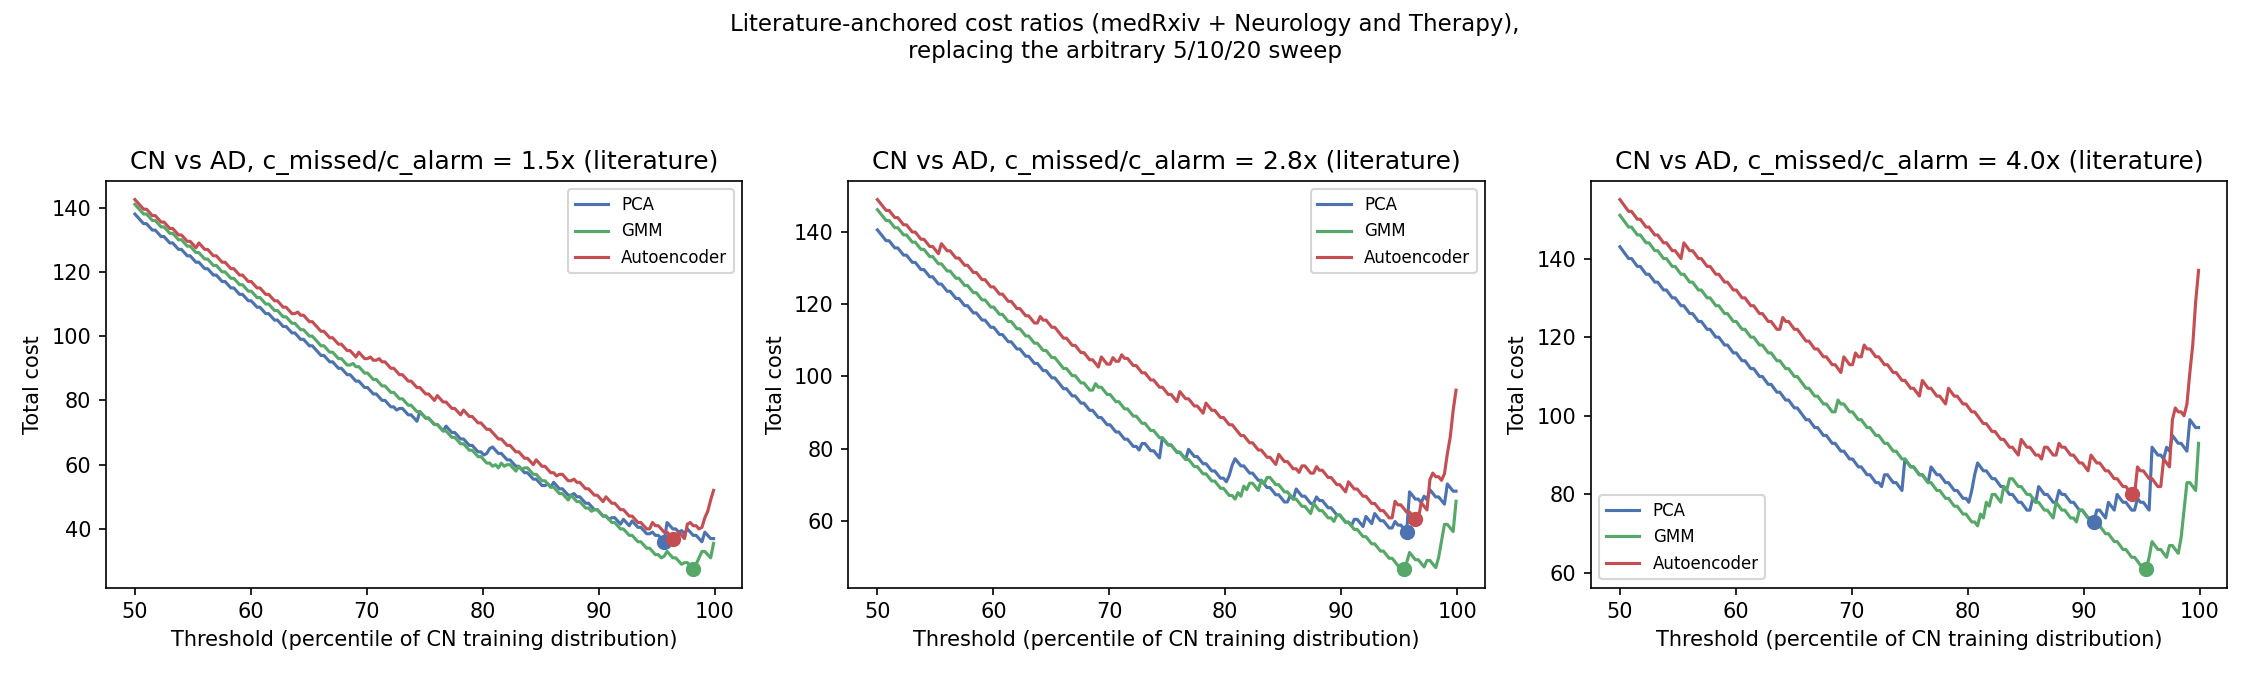

Reproduce this figure in Python.
"""
notebooks/anomaly_detection/method_a_pca_density/threshold_cost_optimization_literature.py

threshold_cost_optimization.py sweeps c_missed/c_alarm over 5, 10, and 20 --
a documented but ARBITRARY sensitivity range, chosen only to satisfy the
lecture's own instruction not to commit to a single guess. This variant
replaces that arbitrary sweep with a literature-anchored one, reusing the
exact same real-world cost anchor Pelle's own decision-support notebooks
already use for stage 3 (util/decision_util.py's cost_model_for):

  - 2.8x -- point estimate from a 2026 medRxiv preprint on the societal
    cost of Alzheimer's disease by diagnosis timing (~62,000 EUR/year for
    an early MCI patient vs. ~175,000 EUR/year for a late, severe AD
    patient).
  - 1.5x and 4.0x -- the low and high end of the broader range reported in
    "Global Societal Burden of Alzheimer's Disease by Severity" (Neurology
    and Therapy), a targeted review of 81 studies (2013-2024), which finds
    the mild-to-severe cost ratio typically falls between about 1.4 and
    3.6, with at least one study reporting a fourfold difference.

Reframing note, stated honestly rather than glossed over: that literature
measures the cost ratio between an EARLY and a LATE diagnosis of the same
patient -- i.e. exactly what a MISSED anomaly-detection alarm causes, since
a patient missed at today's (earlier, cheaper) stage is later caught, if at
all, only once they progress to a more advanced (costlier) one. It is not a
literal "cost of one false alarm" figure -- no health-economics literature
prices "one unnecessary follow-up scan" the way this project's own
C_ALARM=1 unit does -- so c_alarm is kept at 1 (one routine workup unit,
the same convention as everywhere else in this project) and only the
missed/alarm RATIO is replaced with this real anchor. This is the same
honest-approximation the lecture itself models: use the closest available
real number, state exactly what it does and doesn't cover, and show the
range rather than resting on one point estimate.

Usage:
    python3 threshold_cost_optimization_literature.py
Outputs (written next to this script):
    - threshold_cost_optimization_literature.png
    - threshold_cost_optimization_literature_report.txt
"""

import numpy as np
import matplotlib
matplotlib.use("Agg")
import matplotlib.pyplot as plt

from load_features import build_feature_table
from method_a import fit_pca_baseline, compute_t2_q, control_limits
from compare_three_methods import (
    fit_gmm_baseline, gmm_anomaly_score, fit_autoencoder_baseline, ae_anomaly_score,
)
from threshold_cost_optimization import ADSimpleCostModel, opt_thr, evaluate_at_threshold

# Literature-anchored ratios, replacing the arbitrary [5, 10, 20] sweep.
COST_RATIOS = [1.5, 2.8, 4.0]
COST_RATIO_LABELS = {
    1.5: "1.5x (low end, Neurology & Therapy review)",
    2.8: "2.8x (medRxiv point estimate -- same anchor as stage 3's cost_model_for)",
    4.0: "4.0x (high end, Neurology & Therapy review)",
}
C_ALARM = 1.0


def main():
    df, feature_cols = build_feature_table(feature_tier="core")
    X = df[feature_cols].values
    cn_mask = (df["DIAGNOSIS_LABEL"] == "CN").values
    print(f"Cohort: {len(df)} patients (CN={cn_mask.sum()}, "
          f"MCI={(df.DIAGNOSIS_LABEL=='MCI').sum()}, AD={(df.DIAGNOSIS_LABEL=='AD').sum()})")

    methods = {}
    scaler_p, pca, _, cum_var = fit_pca_baseline(X[cn_mask])
    T2, Q = compute_t2_q(X, scaler_p, pca)
    t2_ucl, q_ucl = control_limits(T2[cn_mask], Q[cn_mask], pca.n_components_, cn_mask.sum())
    methods["PCA"] = T2 / t2_ucl + Q / q_ucl

    scaler_g, gmm, gmm_cfg, gmm_bic = fit_gmm_baseline(X[cn_mask])
    methods["GMM"] = gmm_anomaly_score(gmm, scaler_g, X)

    scaler_a, ae = fit_autoencoder_baseline(X[cn_mask])
    methods["Autoencoder"] = ae_anomaly_score(ae, scaler_a, X)

    lines = []
    lines.append("Cost-based threshold optimization, LITERATURE-ANCHORED cost ratios")
    lines.append("(replaces threshold_cost_optimization.py's arbitrary [5, 10, 20] sweep)")
    lines.append("")
    lines.append("Source: 2.8x is the point estimate from a 2026 medRxiv preprint on the")
    lines.append("societal cost of Alzheimer's disease by diagnosis timing (~62,000 EUR/yr")
    lines.append("early MCI vs. ~175,000 EUR/yr late severe AD). 1.5x/4.0x are the low/high")
    lines.append("end of 'Global Societal Burden of Alzheimer's Disease by Severity'")
    lines.append("(Neurology and Therapy, 81 studies, 2013-2024, typical ratio 1.4-3.6x).")
    lines.append("This is the SAME literature anchor stage 3's cost_model_for() already uses")
    lines.append("for MCI_OR_WORSE_COST_MULTIPLIER -- reused here for stage 1's own threshold")
    lines.append("instead of an unrelated, arbitrary sweep, so both stages rest on one")
    lines.append("consistent, citable real-world cost story instead of two disconnected ones.")
    lines.append("")
    lines.append("Reframing caveat, stated honestly: this literature prices EARLY vs LATE")
    lines.append("diagnosis of the same disease, which is exactly what a missed anomaly alarm")
    lines.append("causes (later, costlier detection) -- it is not a literal 'one false alarm'")
    lines.append("price, so c_alarm is kept at 1 unit (one routine workup) and only the")
    lines.append("missed/alarm RATIO is replaced with this real anchor.")
    lines.append("")

    fig, axes = plt.subplots(1, len(COST_RATIOS), figsize=(5 * len(COST_RATIOS), 4.5), sharey=False)

    for comparison, group in [("CN vs AD", "AD"), ("CN vs MCI+AD", None)]:
        lines.append(f"=== {comparison} ===")
        if group is not None:
            mask = cn_mask | (df["DIAGNOSIS_LABEL"] == group).values
            y_true_full = (df["DIAGNOSIS_LABEL"] == group).astype(int).values
        else:
            mask = cn_mask | df["DIAGNOSIS_LABEL"].isin(["MCI", "AD"]).values
            y_true_full = (df["DIAGNOSIS_LABEL"] != "CN").astype(int).values

        for ratio in COST_RATIOS:
            cmodel = ADSimpleCostModel(c_alarm=C_ALARM, c_missed=C_ALARM * ratio)
            lines.append(f"-- c_missed / c_alarm = {COST_RATIO_LABELS[ratio]} --")
            for name, score in methods.items():
                s = score[mask]
                y = y_true_full[mask]
                thr_range = np.quantile(score[cn_mask], np.linspace(0.5, 0.999, 500))
                best_thr, best_cost = opt_thr(s, y, cmodel, thr_range)
                sens, far, tp, fn, fp, tn = evaluate_at_threshold(s, y, best_thr)
                thr_pctile = (score[cn_mask] <= best_thr).mean() * 100
                lines.append(
                    f"    {name:12s} optimal_thr@{thr_pctile:5.1f}pctile(CN)  "
                    f"cost={best_cost:6.1f}  sensitivity={sens:.3f}  false_alarm_rate={far:.3f}  "
                    f"(TP={tp} FN={fn} FP={fp} TN={tn})"
                )
        lines.append("")

    mask_ad = cn_mask | (df["DIAGNOSIS_LABEL"] == "AD").values
    y_ad = (df["DIAGNOSIS_LABEL"] == "AD").astype(int).values
    colors = {"PCA": "#4C72B0", "GMM": "#55A868", "Autoencoder": "#C44E52"}
    for ax, ratio in zip(axes, COST_RATIOS):
        cmodel = ADSimpleCostModel(c_alarm=C_ALARM, c_missed=C_ALARM * ratio)
        for name, score in methods.items():
            thr_range = np.quantile(score[cn_mask], np.linspace(0.5, 0.999, 200))
            pctiles = np.linspace(50, 99.9, 200)
            costs = [cmodel.cost(score[mask_ad], y_ad[mask_ad], t)[0] for t in thr_range]
            ax.plot(pctiles, costs, label=name, color=colors[name])
            best_i = int(np.argmin(costs))
            ax.scatter([pctiles[best_i]], [costs[best_i]], color=colors[name], zorder=5, s=40)
        ax.set_xlabel("Threshold (percentile of CN training distribution)")
        ax.set_ylabel("Total cost")
        ax.set_title(f"CN vs AD, c_missed/c_alarm = {ratio}x (literature)")
        ax.legend(fontsize=8)
    plt.suptitle("Literature-anchored cost ratios (medRxiv + Neurology and Therapy),\n"
                 "replacing the arbitrary 5/10/20 sweep", fontsize=11)
    plt.tight_layout(rect=[0, 0, 1, 0.92])
    plt.savefig("threshold_cost_optimization_literature.png", dpi=150)
    plt.close()

    report = "\n".join(lines)
    print(report)
    with open("threshold_cost_optimization_literature_report.txt", "w") as f:
        f.write(report + "\n")
    print("\nWrote: threshold_cost_optimization_literature.png, "
          "threshold_cost_optimization_literature_report.txt")


if __name__ == "__main__":
    main()
